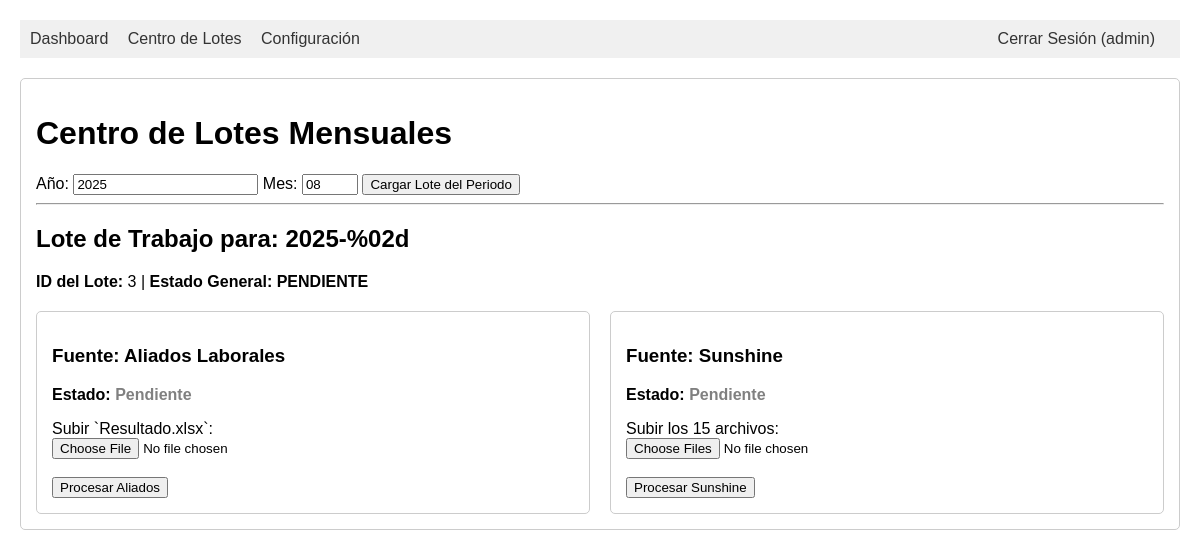
The app's page /submission_center (signed in) with its own data.
### models.py (models this page shows, shortened)
class User(UserMixin, db.Model):
    id = db.Column(db.Integer, primary_key=True)
    username = db.Column(db.String(64), index=True, unique=True)
    password_hash = db.Column(db.String(256))
    is_admin = db.Column(db.Boolean, default=False)

class Envios(db.Model):
    id = db.Column(db.Integer, primary_key=True)
    anio_periodo = db.Column(db.Integer, nullable=False)
    mes_periodo = db.Column(db.Integer, nullable=False)
    estado_lote = db.Column(db.String(50), default='PENDIENTE')
    estado_aliados = db.Column(db.String(50))
    estado_sunshine = db.Column(db.String(50))
    track_id_api = db.Column(db.String(255))
    mensaje_resultado = db.Column(db.Text)
    fecha_creacion = db.Column(db.DateTime, server_default=func.now())
    fecha_actualizacion = db.Column(db.DateTime, onupdate=func.now())
    usuario_id = db.Column(db.Integer, db.ForeignKey('user.id'))

### app.py (the view)
@app.route('/submission_center')
@login_required
def submission_center():
    year = request.args.get('year', default=datetime.now().year, type=int)
    month = request.args.get('month', default=datetime.now().month, type=int)
    lote = Envios.query.filter_by(anio_periodo=year, mes_periodo=month, usuario_id=current_user.id).first()
    if not lote:
        lote = submission_tracker.iniciar_nuevo_envio(current_user.id, year, month)
    errores_aliados = ErroresProceso.query.filter_by(envio_id=lote.id, fuente_datos='Aliados').order_by(ErroresProceso.id).all()
    errores_sunshine = ErroresProceso.query.filter_by(envio_id=lote.id, fuente_datos='Sunshine').order_by(ErroresProceso.id).all()
    return render_template('submission_center.html', year=year, month=month, lote_actual=lote, errores_aliados=errores_aliados, errores_sunshine=errores_sunshine)

### app.py (called while the page is built)
@login_manager.user_loader
def load_user(user_id):
    return db.session.get(User, int(user_id))

### templates/submission_center.html (shortened to what this page needs)
{% extends "base.html" %}
{% block content %}
    <h1>Centro de Lotes Mensuales</h1>
    <form method="GET" action="{{ url_for('submission_center') }}">
        <label for="year">Año:</label>
        <input type="number" id="year" name="year" required value="{{ year }}">
        <label for="month">Mes:</label>
        <input type="number" id="month" name="month" required min="1" max="12" value="{{ '%02d'|format(month) }}">
        <input type="submit" value="Cargar Lote del Periodo">
    </form>
    <hr>
    {% if lote_actual %}
        <h2>Lote de Trabajo para: {{ year }}-{{ "%02d".format(lote_actual.mes_periodo) }}</h2>
        <p><strong>ID del Lote:</strong> {{ lote_actual.id }} | <strong>Estado General:</strong> <span style="font-weight: bold;">{{ lote_actual.estado_lote }}</span></p>
        <div style="display: flex; gap: 20px; margin-top: 20px;">
            <div style="border: 1px solid #ccc; padding: 15px; flex: 1; border-radius: 5px;">
                <h3>Fuente: Aliados Laborales</h3>
                <p><strong>Estado:</strong> <span style="font-weight: bold; color: {% if lote_actual.estado_aliados == 'VALIDADO' %}green{% elif lote_actual.estado_aliados == 'ERROR_VALIDACION' %}red{% else %}grey{% endif %};">{{ lote_actual.estado_aliados or 'Pendiente' }}</span></p>
                <form method="POST" enctype="multipart/form-data" action="{{ url_for('upload_source_files') }}">
                    <label for="file_aliados">Subir `Resultado.xlsx`:</label><br>
                    <input type="file" id="file_aliados" name="file_aliados" accept=".xlsx" required>
                    <br><br><input type="submit" value="Procesar Aliados">
                </form>
            </div>
            <div style="border: 1px solid #ccc; padding: 15px; flex: 1; border-radius: 5px;">
                <h3>Fuente: Sunshine</h3>
                <p><strong>Estado:</strong> <span style="font-weight: bold; color: {% if lote_actual.estado_sunshine == 'VALIDADO' %}green{% elif lote_actual.estado_sunshine == 'ERROR_VALIDACION' %}red{% else %}grey{% endif %};">{{ lote_actual.estado_sunshine or 'Pendiente' }}</span></p>
                <form method="POST" enctype="multipart/form-data" action="{{ url_for('upload_source_files') }}">
                    <label for="files_sunshine">Subir los 15 archivos:</label><br>
                    <input type="file" id="files_sunshine" name="files_sunshine[]" accept=".xlsx" multiple required>
                    <br><br><input type="submit" value="Procesar Sunshine">
                </form>
            </div>
        </div>
    {% endif %}
{% endblock %}

### templates/base.html (shortened to what this page needs)
<!doctype html>
<html lang="es">
<head>
</head>
<body>
    <nav>
        <a href="{{ url_for('dashboard') }}">Dashboard</a>
        <a href="{{ url_for('submission_center') }}">Centro de Lotes</a>
        {% if current_user.is_authenticated and current_user.is_admin %}
            <a href="{{ url_for('config') }}">Configuración</a>
        {% endif %}
        {% if current_user.is_authenticated %}
            <a href="{{ url_for('auth.logout') }}" style="float: right;">Cerrar Sesión ({{ current_user.username }})</a>
        {% endif %}
    </nav>
    <div class="content">
        {% block content %}{% endblock %}
    </div>
</body>
</html>

### templates/base.html (style rules this page uses)
body { font-family: sans-serif; margin: 20px; }
nav { background-color: #f0f0f0; padding: 10px; margin-bottom: 20px; }
nav a { margin-right: 15px; text-decoration: none; color: #333; }
.content { padding: 15px; border: 1px solid #ccc; border-radius: 5px; }

### records on screen
User: username "admin"
Envios: mes_periodo "%02d", id "3", estado_lote "PENDIENTE", estado_aliados "Pendiente", estado_sunshine "Pendiente"

### other values on screen
{{ year }} "2025"
